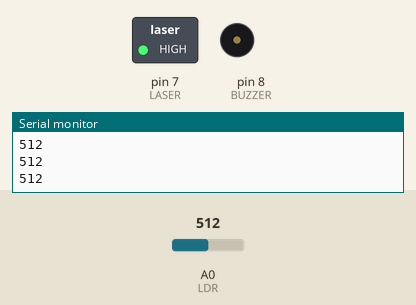
Simulated run of this sketch. Board: Arduino Nano, built with avr-gcc and run on an emulated ATmega328P. Shown: switched loads named in the sketch (green lamp = pin HIGH), buzzer (waves = sounding), the last lines printed to the serial monitor. Inputs (shaded band) come from the test bench; at power-on: A0 (LDR) = 512.

Above: at 1.2 s.
1.3 s: A0 (LDR) set to 316
2.8 s: A0 (LDR) set to 283
At 4.0 s:
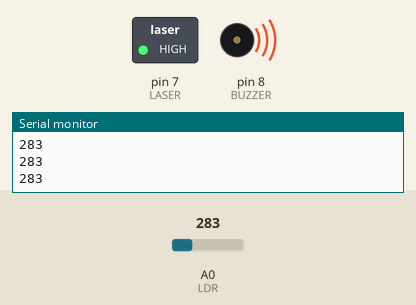
4.3 s: A0 (LDR) set to 306
At 5.5 s:
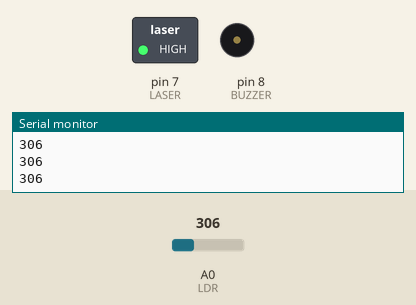
5.8 s: A0 (LDR) set to 290
At 7.1 s:
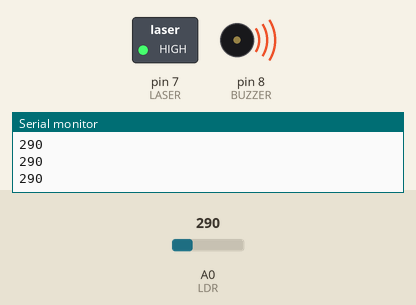
Timing chart, 0 to 8.3 s (numbered marks = the images above; inputs shaded):
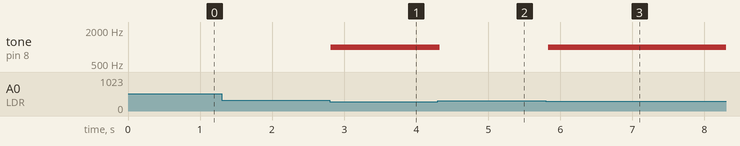

The sketch:

laser_tripwire.ino
```cpp
// Arduino sketch that powers a laser, reads an LDR sensor via analog input, and sounds a buzzer when the LDR reading falls below a configurable threshold (beam broken).
//
// Full tutorial: https://shillehtek.com/blogs/news/arduino-laser-diode-tripwire-alarm
// Parts used: https://shillehtek.com/products/shillehtek-6mm-650nm-5mw-red-laser-diode-module
//             https://shillehtek.com/products/ky-006-passive-piezo-buzzer-alarm-module-for-arduino-projects
//             https://shillehtek.com/products/arduino-nano-v3-presoldered-ch340g-atmega328p
// More examples: https://github.com/shillehbean/shillehtek-examples
//

const int LASER = 7;
const int LDR = A0;
const int BUZZER = 8;
const int THRESHOLD = 300;   // tune for your room

void setup() {
  pinMode(LASER, OUTPUT);
  pinMode(BUZZER, OUTPUT);
  digitalWrite(LASER, HIGH);
  Serial.begin(9600);
}

void loop() {
  int v = analogRead(LDR);
  Serial.println(v);
  if (v < THRESHOLD) {
    tone(BUZZER, 1000);      // beam broken!
  } else {
    noTone(BUZZER);
  }
  delay(50);
}
```

Measured:
- the behaviour switches between 300 and 299 on A0 (LDR) (found by bisection; images 0 and 1)
- after the input at 2.8 s, tone on pin 8 (BUZZER): silent → 1000 Hz at once
- after the input at 4.3 s, tone on pin 8 (BUZZER): 1000 Hz → silent at once
- after the input at 5.8 s, tone on pin 8 (BUZZER): silent → 1000 Hz at once
